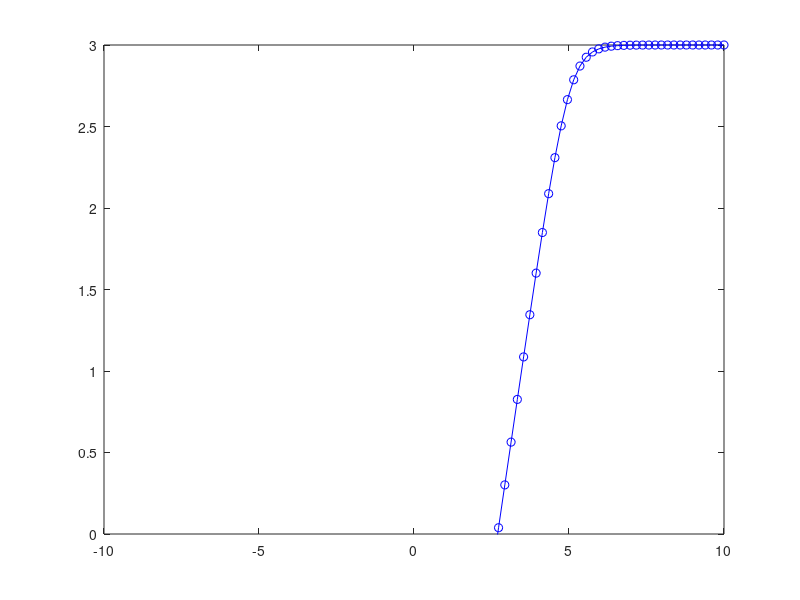

The MATLAB source for this figure:
function r

b = 0
mr =1000
x_pos = 5
k_pos = 3
x_neg = -100
k_neg = 1

x = linspace(-10, 10, 100);
for i = 1 : numel(x)
    y(i) = b + mr * ...
        ((1 / (1 + exp(-k_pos * (x(i) - x_pos)))) + ...
        (1 / (1 + exp(k_neg * (x(i) - x_neg)))));
end


figure(1)
clf
plot(x,log10(y),'bo-')
ylim([0 3])
xlim([-10, 10])